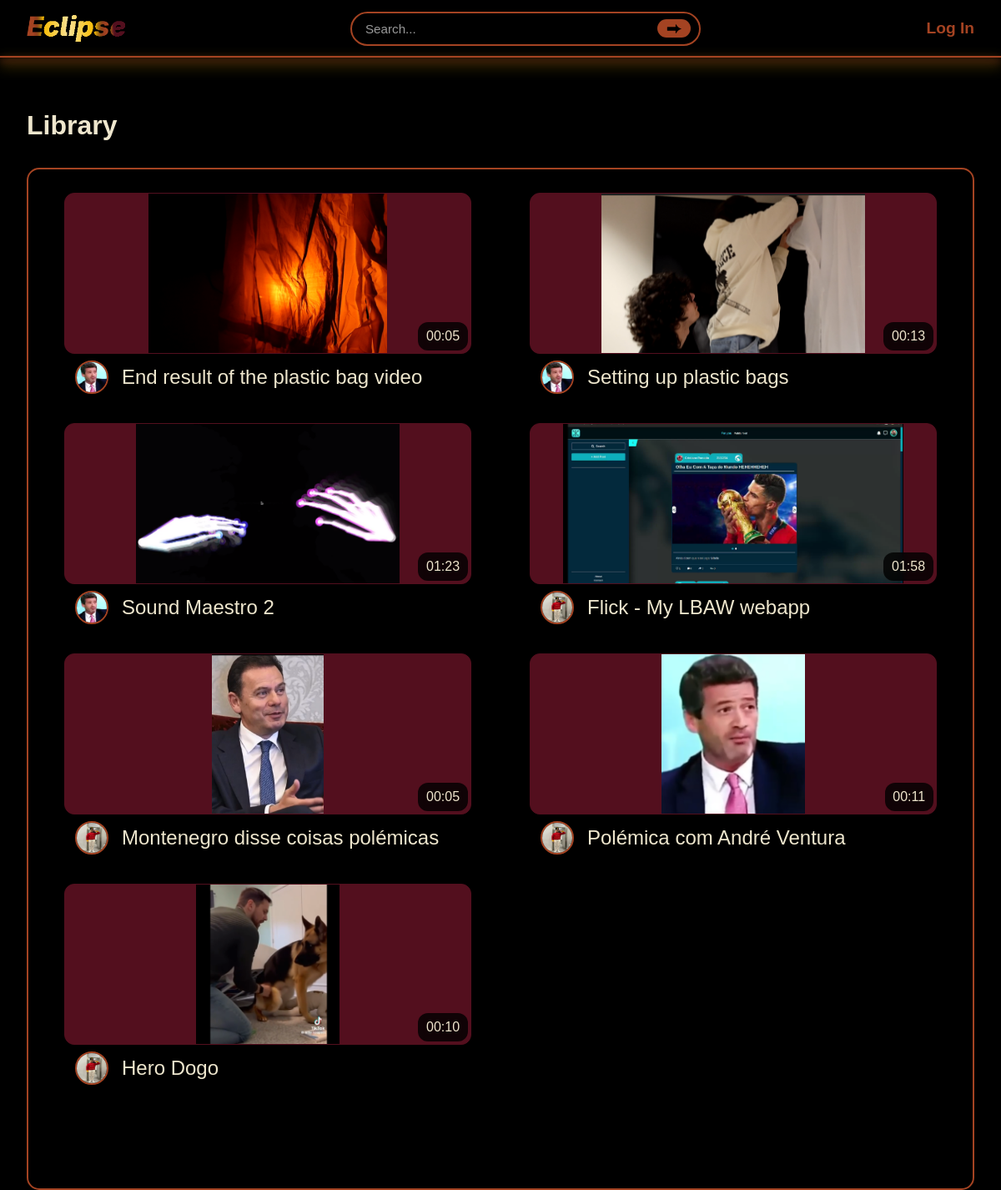
The page /library.php on the database its author committed.
### tables this page shows
CREATE TABLE `videos` (
  `id` int unsigned NOT NULL AUTO_INCREMENT,
  `user_id` int unsigned NOT NULL,
  `title` varchar(50) NOT NULL,
  `path` varchar(255) NOT NULL,
  `duration` varchar(10) NOT NULL,
  `thumbnail` varchar(255) NOT NULL,
  `description` text NOT NULL,
  `created_at` timestamp NULL DEFAULT CURRENT_TIMESTAMP,
  PRIMARY KEY (`id`),
  KEY `fk_videos_user` (`user_id`),
  CONSTRAINT `fk_videos_user` FOREIGN KEY (`user_id`) REFERENCES `users` (`id`) ON DELETE CASCADE
);

CREATE TABLE `users` (
  `id` int unsigned NOT NULL AUTO_INCREMENT,
  `username` varchar(30) NOT NULL,
  `name` varchar(50) NOT NULL,
  `password_hash` varchar(255) NOT NULL,
  `created_at` timestamp NULL DEFAULT CURRENT_TIMESTAMP,
  PRIMARY KEY (`id`),
  UNIQUE KEY `username` (`username`)
);

### partials/video_box.php (the view, shortened to what this page needs)
<?php
    $thumbUrl = '/' . ltrim($video['thumbnail'], '/');
    $watchUrl = '/watch.php?id=' . urlencode($video['id']);
    $ownerUsername = $video['owner_username'] ?? null;
    $ownerProfileImageUrl = '/images/default_profile_img.png';
    if ($ownerUsername) {
        $ownerBasePath = __DIR__ . '/../public/user_files/' . $ownerUsername;
        $ownerBaseUrl  = '/user_files/' . rawurlencode($ownerUsername ?? '');
        foreach (['png', 'jpg', 'jpeg', 'webp'] as $ext) {
            $path = "$ownerBasePath/profile_img.$ext";
            if (file_exists($path)) {
                $ownerProfileImageUrl = "$ownerBaseUrl/profile_img.$ext";
                break;
            }
        }
    }
?>
<a class="video-box" href="<?= htmlspecialchars($watchUrl) ?>">
    <div class="thumbnail-wrapper">
        <img class="thumbnail" src="<?= htmlspecialchars($thumbUrl) ?>" alt="Thumbnail of <?= htmlspecialchars($video['title']) ?>" loading="lazy">
        <span class="duration">
            <?= htmlspecialchars($video['duration']) ?>
        </span>
    </div>
    <div class="info">
        <div class="profile-circle">
            <img
                src="<?= htmlspecialchars($ownerProfileImageUrl) ?>"
                alt="<?= htmlspecialchars($ownerUsername) ?> profile picture"
                class="profile-image-on-video-info"
            >
        </div>
        <div class="title-wrapper">
            <span class="title">
                <?= htmlspecialchars($video['title']) ?>
            </span>
        </div>
    </div>
</a>

### public/library.php (shortened to what this page needs)
<?php
require __DIR__ . '/../db/db.php';
$q = trim($_GET['q'] ?? '');
if ($q === '') {
  $stmt = $pdo->prepare(
    'SELECT v.id, v.title, v.path, v.duration, v.thumbnail, v.description, v.created_at,
            u.username AS owner_username
     FROM videos v
     JOIN users u ON u.id = v.user_id
     ORDER BY v.created_at DESC
     LIMIT 60'
  );
  $stmt->execute();
}
$videos = $stmt->fetchAll(PDO::FETCH_ASSOC);
include __DIR__ . '/../partials/head.php';
include __DIR__ . '/../partials/header.php';
?>
<body class="page-library">
  <main class="library-layout">
    <h1 class="my-videos-header">
      <?= $q === '' ? 'Library' : 'Results for: ' . htmlspecialchars($q) ?>
    </h1>
    <div class="videos_grid">
      <?php if (empty($videos)): ?>
        <p class="videos-empty">No results.</p>
      <?php else: ?>
        <?php foreach ($videos as $video): ?>
          <?php include __DIR__ . '/../partials/video_box.php'; ?>
        <?php endforeach; ?>
      <?php endif; ?>
    </div>
  </main>
</body>
</html>

### public/css/partials/video_box.css (style rules this page uses)
.video-box { display: flex; flex-direction: column; text-decoration: none; overflow: hidden; border-radius: 0.75rem; padding-top: 0.75rem; transition: 0.15s ease; }
.thumbnail-wrapper { height: 78%; width: 90%; aspect-ratio: 16 / 9; margin: 0 auto 0 auto; background: var(--accent); border: 1px solid var(--accent); border-radius: 0.75rem; position: relative; }
.thumbnail { height: 100%; width: auto; display: block; margin: 0 auto; }
.duration { position: absolute; bottom: 0.2rem; right: 0.2rem; padding: 0.5rem 0.6rem; font-size: 1rem; color: var(--text); border-radius: 0.75rem; background: rgba(0,0,0,0.8); backdrop-filter: blur(4px); }
.info { display: flex; flex-direction: row; gap: 1rem; padding: 0.5rem 0rem 0.0rem 2.5rem; }
.title-wrapper { display: flex; justify-content: center; align-items: center; overflow: hidden; }
.title { font-size: 1.5rem; color: var(--text); white-space: nowrap; overflow: hidden; text-overflow: ellipsis; min-width: 0; }
.profile-image-on-video-info { width: 40px; height: 40px; border-radius: 50%; border: 2px solid var(--accent-2); display: flex; justify-content: center; align-items: center; }

### public/css/pages/profile.css (style rules this page uses)
.my-videos-header { display: flex; flex-direction: row; padding: 2rem; }
.videos_grid { display: grid; grid-template-columns: repeat(auto-fill, minmax(380px, 1fr)); grid-auto-rows: 260px; gap: 1rem; border: 2px solid var(--accent-2); border-radius: 15px; height: 100%; margin: 0 2rem; padding: 1rem; overflow-y: auto; }

### public/css/style.css (style rules this page uses)
:root { --bg: #000000; --bg-elevated: #051427; --accent: #530f1e; --accent-2: #a44322; --accent-3: #f8bc04; --text: #eee6cd; --text-muted: #888888; --transparent: #00000000; }
* { box-sizing: border-box; margin: 0; padding: 0; }
html, body { height: 100%; }
body { font-family: sans-serif; background: var(--bg); color: var(--text, #eee6cd); display: flex; flex-direction: column; }
main { flex: 1; }
.library-layout { margin-top: 100px; }

### rows shown on the page
videos: thumbnail (picture), duration "00:05", user.username (picture), title "End result of the plastic bag video"
videos: thumbnail (picture), duration "00:13", user.username (picture), title "Setting up plastic bags"
videos: thumbnail (picture), duration "01:23", user.username (picture), title "Sound Maestro 2"
videos: thumbnail (picture), duration "01:58", title "Flick - My LBAW webapp"
videos: thumbnail (picture), duration "00:05", title "Montenegro disse coisas polémicas"
videos: thumbnail (picture), duration "00:11", title "Polémica com André Ventura"
videos: thumbnail (picture), duration "00:10", title "Hero Dogo"
